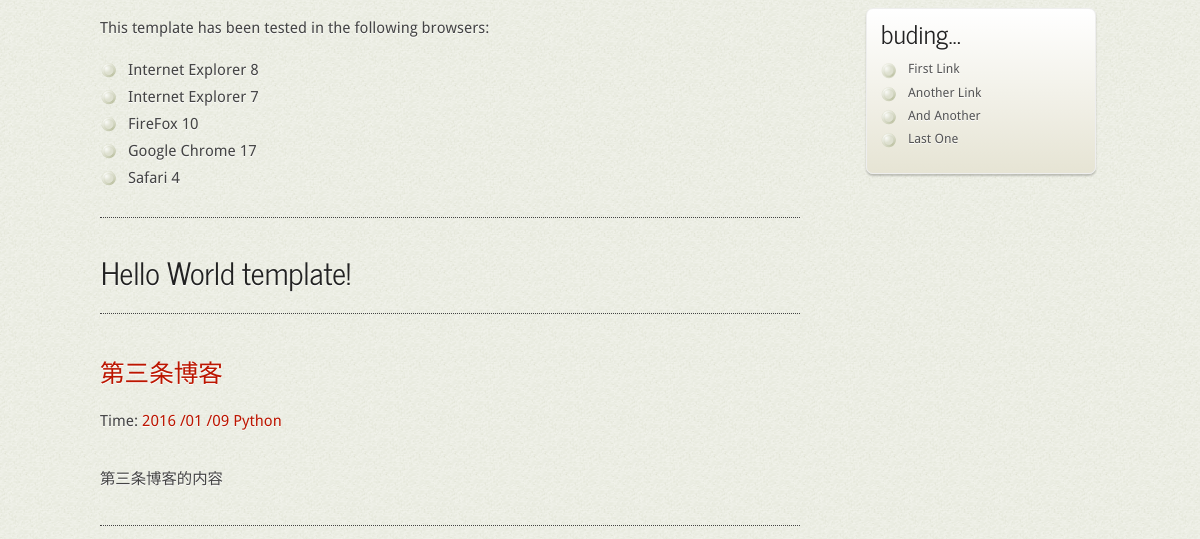
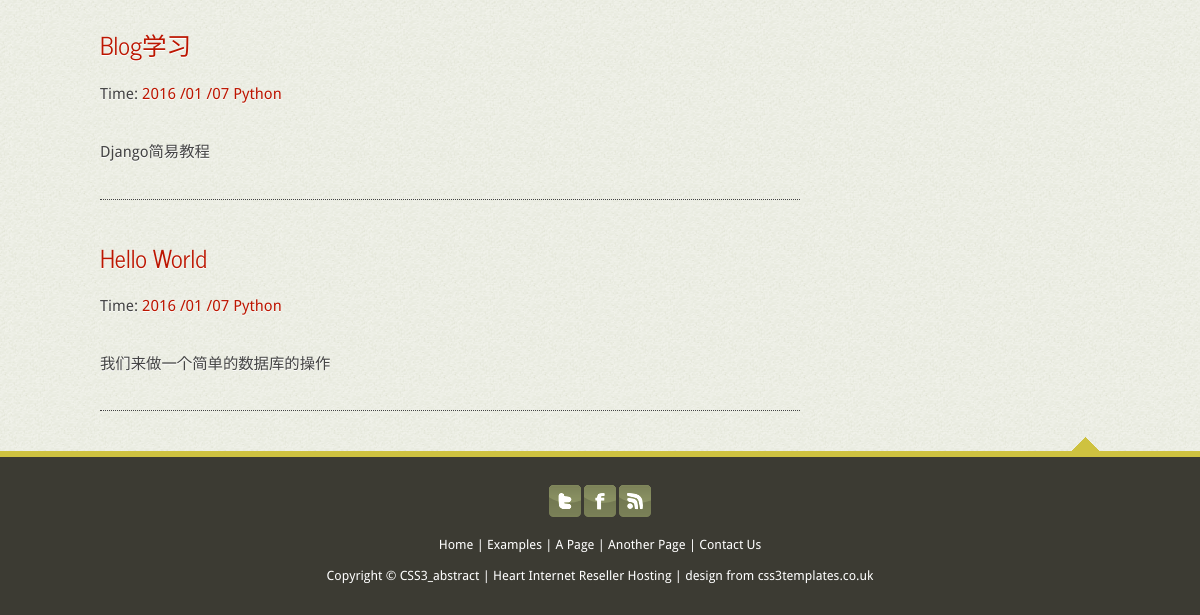
/ (lower part), run on an earlier commit of the app's database (2 pictures, top to bottom).
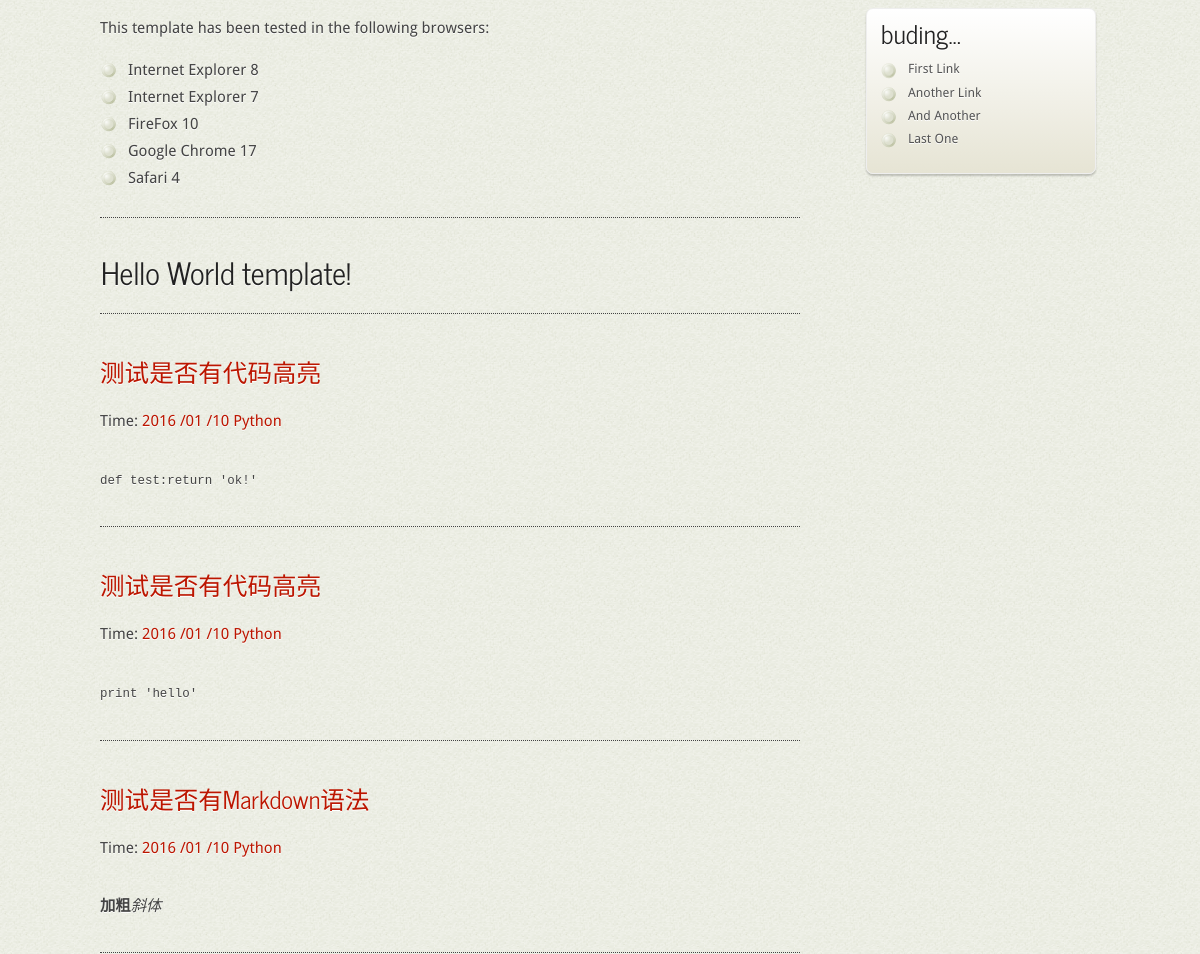
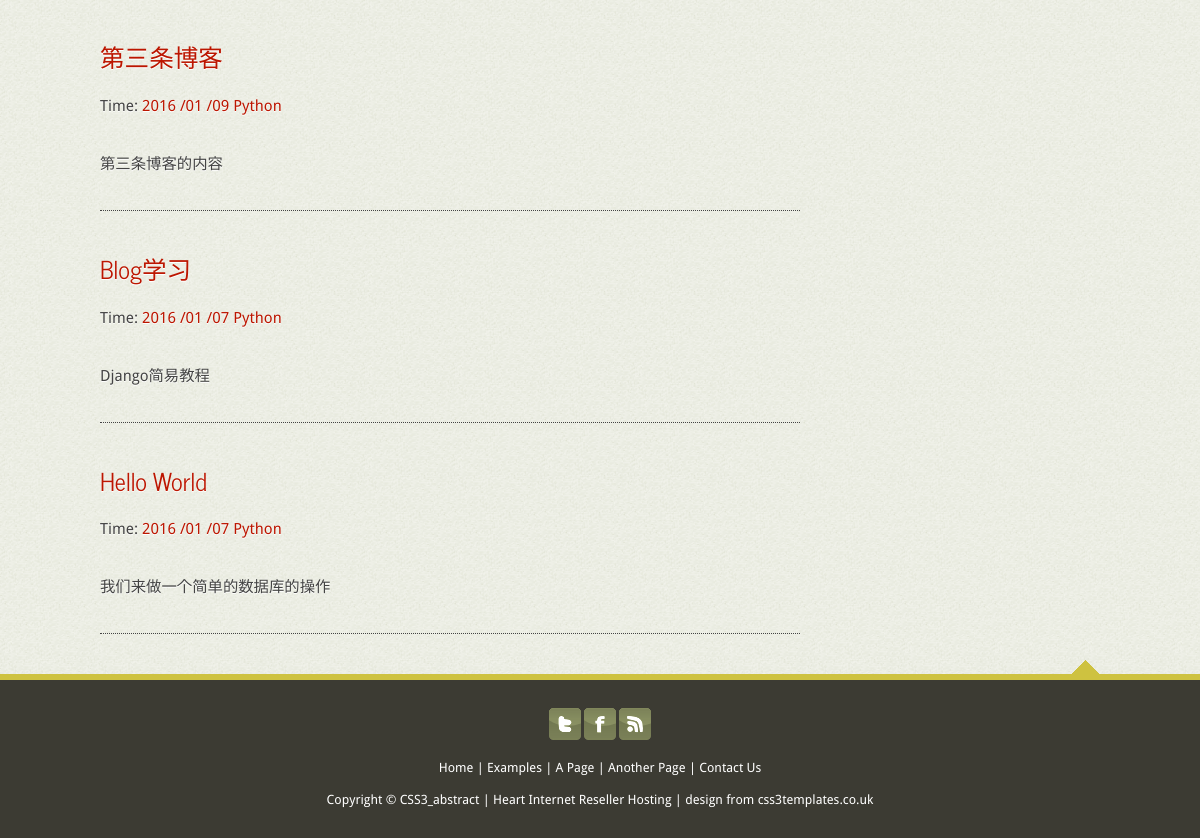
And on a later commit of the database (2 pictures, top to bottom).
### article/models.py (models this page shows, shortened)
class Article(models.Model):
    title = models.CharField(max_length=100)  # 博客题目
    category = models.CharField(max_length=50, blank=True)  # 博客标签
    date_time = models.DateTimeField(auto_now_add=True)  # 博客日期
    content = MarkdownField()  # 博客文章正文   这里为了使用django_markdown将Text换成了MarkdownField
    def __unicode__(self):
        return self.title
    class Meta:  # 按时间下降排序     这里为什么要使用一个类来进行对一个东西的排序
        ordering = ['-date_time']

### article/views.py (the view)
# urls.py: 2. Add a URL to urlpatterns:  url(r'^$', views.home, name='home')
def home(request):
    post_list = Article.objects.all()  # 获取全部的Article对象
    print post_list
    return render(request, 'home.html', {'post_list': post_list})

### article/templatetags/custom_markdown.py (called while the page is built)
@register.filter(is_safe=True)  #注册template filter
@stringfilter  #希望字符串作为参数
def custom_markdown(value):
    return mark_safe(markdown.markdown(value,
        extensions = ['markdown.extensions.fenced_code', 'markdown.extensions.codehilite'],
                                       safe_mode=True,
                                       enable_attributes=False))

### templates/home.html
{% extends "base.html" %}
{% load custom_markdown %}
{% load django_markdown %}
{% block content %}
{% for post in post_list %}
<div class="content">
    <h2><a href="{% url 'detail' post.id%}">{{ post.title }}</a></h2>
    <p>Time:  <a class="post-author" href="#">{{ post.date_time|date:"Y /m /d"}}</a> <a class="post-category" href="#">{{ post.category }}</a></p>
    <p>{{ post.content | custom_markdown}}</p>
</div>
{% endfor %}
{% endblock %}

### templates/base.html (shortened to what this page needs)
{% load static %}
<!DOCTYPE HTML>
<html>
<head>
  <link rel="stylesheet" type="text/css" href="{% static "css/style.css" %}" />
</head>
<body>
  <div id="main">
    <div id="site_content">
      <div id="sidebar_container">
        <div class="sidebar">
          <h3>buding...</h3>
          <ul>
            <li><a href="#">First Link</a></li>
            <li><a href="#">Another Link</a></li>
            <li><a href="#">And Another</a></li>
            <li><a href="#">Last One</a></li>
          </ul>
        </div>
      </div>
      <div class="content">
        <p>This template has been tested in the following browsers:</p>
        <ul>
          <li>Internet Explorer 8</li>
          <li>Internet Explorer 7</li>
          <li>FireFox 10</li>
          <li>Google Chrome 17</li>
          <li>Safari 4</li>
        </ul>
      </div>
	<div class = "content">
	<h1>Hello World template!</h1>
	</div>
        {% block content%}
        {% endblock %}
    </div>
    <div id="scroll">
      <a title="Scroll to the top" class="top" href="#"><img src="{% static "images/top.png"%}" alt="top" /></a>
    </div>
    <footer>
      <p><img src="{% static "images/twitter.png"%}" alt="twitter" />&nbsp;<img src="{% static "images/facebook.png"%}" alt="facebook" />&nbsp;<img src="{% static "images/rss.png"%}" alt="rss" /></p>
      <p><a href="{% url "home" %}">Home</a> | <a href="#">Examples</a> | <a href="#">A Page</a> | <a href="#">Another Page</a> | <a href="#">Contact Us</a></p>
      <p>Copyright &copy; CSS3_abstract | <a href="http://www.heartinternet.co.uk/reseller-hosting/">Heart Internet Reseller Hosting</a> | <a href="http://www.css3templates.co.uk">design from css3templates.co.uk</a></p>
    </footer>
  </div>
</body>
</html>

### article/static/css/style.css (style rules this page uses)
html { height: 100%; }
* { margin: 0; padding: 0; }
article, aside, figure, footer, header, hgroup, nav, section { display:block; }
body { font: normal .80em 'Droid Sans', arial, sans-serif; background: #F9F9F9; color: #444; }
p { padding: 0 0 16px 0; line-height: 1.7em; }
img { border: 0; }
h1, h2, h3, h4, h5, h6 { color: #362C20; letter-spacing: 0em; padding: 0 0 5px 0; }
h1, h2, h3 { font: normal 140% 'News Cycle', arial; margin: 0 0 15px 0; padding: 15px 0 5px 0; color: #222; }
h2 { font-size: 160%; padding: 9px 0 5px 0; }
h3 { font-size: 140%; padding: 5px 0 0 0; }
a, a:hover { outline: none; text-decoration: none; color: #BC1600; }
ul { margin: 2px 0 22px 17px; }
ul li { list-style-type: circle; margin: 0 0 6px 0; padding: 0 0 4px 5px; line-height: 1.5em; }
#main, #container, #logo, #site_content, footer { margin-left: auto; margin-right: auto; }
#main { background: #EEEEEE url(../images/light.png); }
#site_content { width: 1000px; overflow: hidden; margin: 0px auto 0 auto; padding: 15px 0 25px 0; text-shadow: 0 1px #FFF; }
#sidebar_container { float: right; width: 234px; margin-top: 20px; }
.sidebar { width: 200px; margin: 0 0 16px 0; background: #ddd; background: -moz-linear-gradient(#fff, #E6E4D4); background: -o-linear-gradient(#fff, #E6E4D4); background: -webkit-linear-gradient(#fff, #E6E4D4); -webkit-box-shadow: rgba(0, 0, 0, 0.2) 0px 2px 2px; -moz-box-shadow: rgba(0, 0, 0, 0.2) 0px 2px 2px; box-shadow: rgba(0, 0, 0, 0.2) 0px 2px 2px; border: 1px solid #eee; border-radius: 7px 7px 7px 7px; -moz-border-radius: 7px 7px 7px 7px; -webkit-border: 7px 7px 7px 7px; padding: 0 15px 5px 13px; }
.sidebar h3, .content h1 { padding: 0 15px 20px 0; font: 200% 'News Cycle', arial, sans-serif; text-shadow: #FFF 0 1px; margin: 0 1px; }
.sidebar h3 { padding: 4px 15px 9px 0; font: 200% 'News Cycle', arial, sans-serif; }
.sidebar ul { margin: 0 0 15px 0; }
.sidebar li a, .sidebar li a:hover { color: #555; text-decoration: none; }
.content { text-align: left; width: 700px; margin: 0 0 15px 0; float: left; font-size: 120%; padding: 14px 0 0 0; }
.content ul { margin: 2px 0 22px 0px; }
.content ul li, .sidebar ul li { list-style-type: none; background: url(../images/bullet.png) no-repeat; margin: 0 0 0 0; padding: 0 0 4px 28px; line-height: 1.5em; }
footer { font: 100% 'Droid Sans', arial, sans-serif; height: 125px; padding: 28px 0 5px 0; text-align: center; background: #3C3B33; color: #FFF; margin: 0; border-top: 6px solid #CEC240; }
footer p { line-height: 1.7em; padding: 0 0 10px 0; }
footer a { color: #FFF; text-decoration: none; }
#scroll { position: relative; width: 1000px; margin: 0 auto; bottom: 15px; right: 0; background: red; padding: 0; }
#scroll a { float: right; margin: 0 0 0 0; padding: 0 0 0 0; }
#scroll a img { float: right; padding: 0 0 0 0; margin: 0; }

### templates/base.html (style rules this page uses)
div.content { border-style:dotted; border-bottom-width:1px; border-left-width:0px; border-right-width:0px; border-top-width:0px; }

What changed in the data, as far as the page shows it:
added Article: title "测试是否有代码高亮", date_time "2016 /01 /10", category "Python", content|custom_markdown "def test:return 'ok!'"
added Article: title "测试是否有代码高亮", date_time "2016 /01 /10", category "Python", content|custom_markdown "print 'hello'"
added Article: title "测试是否有Markdown语法", date_time "2016 /01 /10", category "Python", content|custom_markdown "加粗 斜体"
